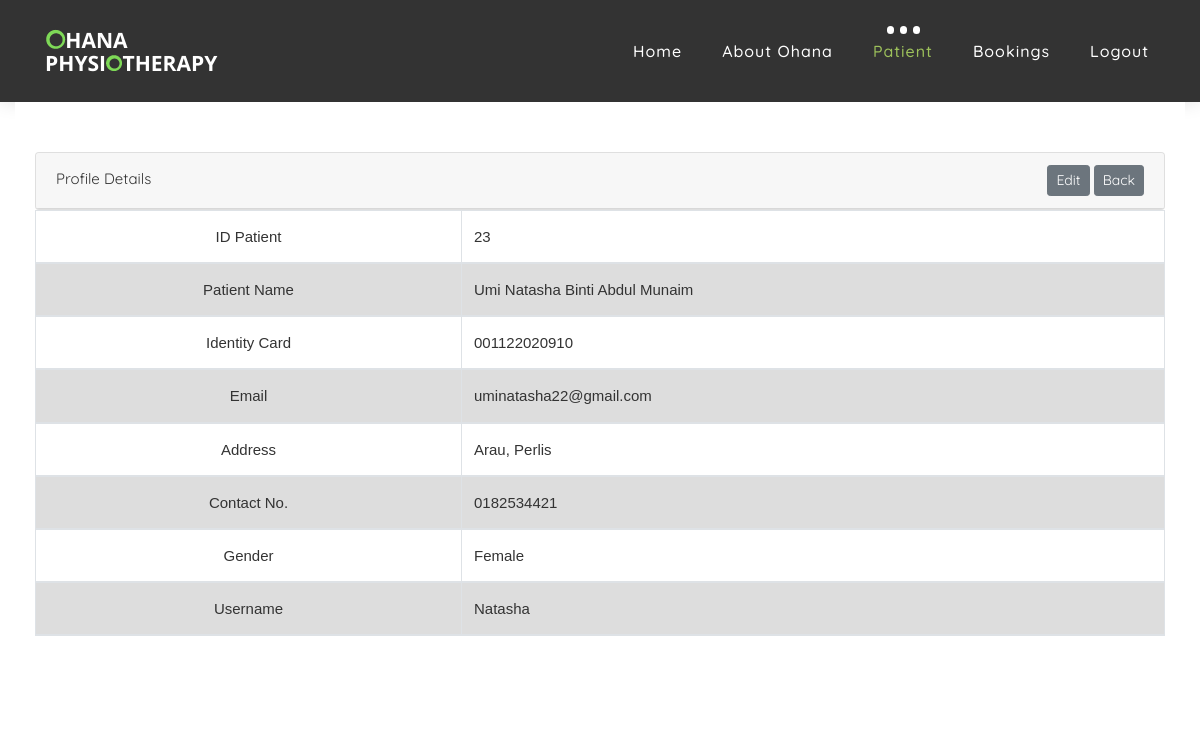
The page /admin/display.php?id=23 on the database its author committed.
### tables this page shows
CREATE TABLE `tblpatient` (
  `id_patient` int(11) NOT NULL,
  `username` varchar(50) NOT NULL,
  `email` varchar(50) NOT NULL,
  `phone` varchar(50) NOT NULL,
  `address` varchar(150) NOT NULL,
  `gender` varchar(50) NOT NULL,
  `name` varchar(150) NOT NULL,
  `ic` varchar(50) NOT NULL,
  `create_datetime` datetime NOT NULL
);

### admin/display.php (the view, shortened to what this page needs)
<?php
include('connection.php');
$id_patient=$_GET['id'];
$sql = "SELECT * FROM tblpatient WHERE id_patient='$id_patient'";
$result = mysqli_query($conn, $sql);
?>
<!DOCTYPE html>
<html lang="en">
        <link href="//maxcdn.bootstrapcdn.com/bootstrap/4.1.1/css/bootstrap.min.css" rel="stylesheet" id="bootstrap-css">
        <link rel="stylesheet" href="//maxcdn.bootstrapcdn.com/bootstrap/4.0.0-alpha.6/css/bootstrap.min.css" />
        <link href="//maxcdn.bootstrapcdn.com/font-awesome/4.3.0/css/font-awesome.min.css" rel="stylesheet" />
	<link rel="stylesheet" type="text/css" href="vendor/bootstrap/css/bootstrap.min.css">
	<link rel="stylesheet" type="text/css" href="fonts/font-awesome-4.7.0/css/font-awesome.min.css">
	<link rel="stylesheet" type="text/css" href="vendor/animate/animate.css">
	<link rel="stylesheet" type="text/css" href="vendor/select2/select2.min.css">
	<link rel="stylesheet" type="text/css" href="vendor/perfect-scrollbar/perfect-scrollbar.css">
	<link rel="stylesheet" type="text/css" href="css/util.css">
	<link rel="stylesheet" type="text/css" href="css/main.css">
    <link rel="stylesheet" href="css/bootstrap.min.css">
    <link rel="stylesheet" href="style.css">
    <link rel="stylesheet" href="css/versions.css">
    <link rel="stylesheet" href="css/responsive.css">
    <link rel="stylesheet" href="css/custom.css">
</head>
<body class="host_version">
	<header class="top-navbar">
		<nav class="navbar navbar-expand-lg navbar-light bg-light">
			<div class="container-fluid">
				<a class="navbar-brand" href="index.php">
					<img src="images/ohana.png" alt="" />
				</a>
				<div class="collapse navbar-collapse" id="navbars-host">
					<ul class="navbar-nav ml-auto">
						<li class="nav-item"><a class="nav-link" href="admin.php">Home</a></li>
						<li class="nav-item dropdown">
							<a class="nav-link dropdown-toggle" href="#" id="dropdown-a" data-toggle="dropdown">About Ohana </a>
						</li>
						<li class="nav-item dropdown active">
							<a class="nav-link dropdown-toggle" href="#" id="dropdown-a" data-toggle="dropdown">Patient </a>
						</li>
						<li class="nav-item dropdown">
							<a class="nav-link dropdown-toggle" href="#" id="dropdown-a" data-toggle="dropdown">Bookings </a>
						</li>
						<li class="nav-item"><a class="nav-link" href="logout.php">Logout</a></li>
					</ul>
				</div>
			</div>
		</nav>
	</header>
	<div class="col-lg-12">
	<form action="viewpatient.php" method="post" class="checkdomain form-inline" >
	<div class="card-body">
	<div class="table-responsive">
		<table class="table table-striped table-bordered" id="appointment_list_table">
			<thead>
			<div class="card">
				<div class="card-header">
					<div class="row">
						<div class="col-md-6">
							Profile Details
						</div>
						<?php
							if(mysqli_num_rows($result) > 0)
							{
							while($row = mysqli_fetch_assoc($result))
							{
						?>
						<div class="col-md-6 text-right">
							<a href="edit.php?id=<?php echo $row["id_patient"]; ?>" class="btn btn-secondary btn-sm" onClick="return confirm('Do you really want to update?');">Edit</a>
							<a href="viewpatient.php" class="btn btn-secondary btn-sm">Back</a>
						</div>
						<tr>
							<th class="text-center" width="20%">ID Patient</th>
							<td><?php echo $row['id_patient']; ?></td>
						</tr>
						<tr>
							<th class="text-center" width="20%">Patient Name</th>
							<td><?php echo $row['name']; ?></td>
						</tr>
						<tr>
							<th class="text-center" width="20%">Identity Card</th>
							<td><?php echo $row['ic']; ?></td>
						</tr>
						<tr>
							<th class="text-center" width="20%">Email</th>
							<td><?php echo $row['email']; ?></td>
						</tr>
						<tr>
							<th class="text-center" width="20%">Address</th>
							<td><?php echo $row['address']; ?></td>
						</tr>
						<tr>
							<th class="text-center" width="20%">Contact No.</th>
							<td><?php echo $row['phone']; ?></td>
						</tr>
						<tr>
							<th class="text-center" width="20%">Gender</th>
							<td><?php echo $row['gender']; ?></td>
						</tr>
						<tr>
							<th class="text-center" width="20%">Username</th>
							<td><?php echo $row['username']; ?></td>
						</tr>
						<?php
							   }
							}
							else
							{
							   echo "0 results";
							}
						?>
					</div>
				</div>
			</div>
				</thead>
		</table>
	</div>
	</div>
 </form>
                </div>
</body>
</html>

### admin/css/main.css (style rules this page uses)
* { margin: 0px; padding: 0px; box-sizing: border-box; }
body, html { height: 100%; font-family: sans-serif; }
a { margin: 0px; transition: all 0.4s; -webkit-transition: all 0.4s; -o-transition: all 0.4s; -moz-transition: all 0.4s; }
ul, li { margin: 0px; list-style-type: none; }
table { width: 100%; background-color: #fff; }
th, td { font-weight: unset; padding-right: 10px; }

### admin/style.css (style rules this page uses)
body { color: #333333; font-size: 15px; font-family: 'Quicksand', sans-serif; line-height: 1.80857; }
html, body { height: 100%; }
a { color: #1f1f1f; text-decoration: none !important; outline: none !important; -webkit-transition: all .3s ease-in-out; -moz-transition: all .3s ease-in-out; -ms-transition: all .3s ease-in-out; -o-transition: all .3s ease-in-out; transition: all .3s ease-in-out; }
a { color: #1f1f1f; text-decoration: none; outline: none; }
a, .btn { text-decoration: none !important; outline: none !important; -webkit-transition: all .3s ease-in-out; -moz-transition: all .3s ease-in-out; -ms-transition: all .3s ease-in-out; -o-transition: all .3s ease-in-out; transition: all .3s ease-in-out; }
.top-navbar .bg-light { background: #333333 !important; }
.top-navbar .navbar-light .navbar-nav .nav-link { color: #ffffff; font-size: 16px; font-weight: 500; }
.top-navbar .navbar-light .navbar-nav .nav-item { position: relative; display: inline-block; padding: 15px 0px; margin: 0px 20px; }
.top-navbar .navbar-light .navbar-nav .nav-item .nav-link { padding: 6px 0px; position: relative; display: block; line-height: 30px; letter-spacing: 1px; }
.top-navbar .navbar-light .navbar-nav .nav-item::after { position: absolute; content: ''; left: 50%; bottom: auto; top: 11px; width: 7px; height: 8px; opacity: 0; margin-left: -3px; background-color: #ffffff; border-radius: 50px; -webkit-transform: translateY(0px); transform: translateY(0px); transition: all 900ms ease; -webkit-transition: all 900ms ease; -ms-transition: all 900ms ease; -o-transition: all 900ms ease; -moz-transition: all 900ms ease; }
.top-navbar .navbar-light .navbar-nav .nav-item .nav-link::before { position: absolute; content: ''; left: 0%; bottom: auto; top: -4px; width: 7px; height: 8px; border-radius: 50px; opacity: 0; margin-left: -10px; background-color: #ffffff; -webkit-transform: translateY(0px); transform: translateY(0px); transition: all 900ms ease; -webkit-transition: all 900ms ease; -ms-transition: all 900ms ease; -o-transition: all 900ms ease; -moz-transition: all 900ms ease; }
.top-navbar .navbar-light .navbar-nav .nav-item .nav-link::after { position: absolute; content: ''; right: 0%; left: auto; bottom: auto; top: -4px; width: 7px; height: 8px; border-radius: 50px; border: none !important; opacity: 0; margin-right: -11px; background-color: #ffffff; transition: all 900ms ease; -webkit-transition: all 900ms ease; -ms-transition: all 900ms ease; -o-transition: all 900ms ease; -moz-transition: all 900ms ease; }
.top-navbar .navbar-light .navbar-nav .nav-item.active::after { opacity: 1; }
.top-navbar .navbar-light .navbar-nav .nav-item.active .nav-link::before { opacity: 1; left: 40%; }
.top-navbar .navbar-light .navbar-nav .nav-item.active .nav-link { color: #9dc15b; }
.top-navbar .navbar-light .navbar-nav .nav-item.active .nav-link::after { opacity: 1; right: 40%; }
.top-navbar .bg-light { padding-top: 15px; padding-bottom: 15px; box-shadow: 0 0 18px 0 rgba(0,0,0,.12); }

### admin/css/versions.css (style rules this page uses)
body.host_version .checkdomain { background-color: #fff; padding: 30px 0px; text-align: left; }
body.host_version .checkdomain { margin-top: 0px; display: block; position: relative; }

### admin/display.php (style rules this page uses)
table { font-family: arial, sans-serif; border-collapse: collapse; width: 100%; }
td, th { border: 1px solid #dddddd; text-align: left; padding: 8px; }
tr:nth-child(even) { background-color: #dddddd; }
body, html { height: 100%; }
.card { overflow: hidden; }
table { table-layout:fixed; }
td { width:33%; }
table, th, td { border: 1px solid black; border-collapse: collapse; }
table,tr,th,td { border: 1px solid black; }

### rows shown on the page
tblpatient: id_patient "23", name "Umi Natasha Binti Abdul Munaim", ic "001122020910", email "uminatasha22@gmail.com", address "Arau, Perlis", phone "0182534421", gender "Female", username "Natasha"
